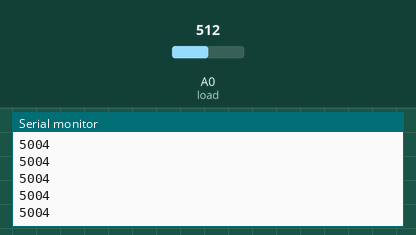
Simulated run of this sketch. Board: Arduino Uno, built with avr-gcc and run on an emulated ATmega328P. Parts: the last lines printed to the serial monitor. Inputs (shaded band) come from the test bench; at power-on: A0 (load) = 512.

Above: at 1.2 s.
1.3 s: A0 (load) set to 716
At 1.63 s:
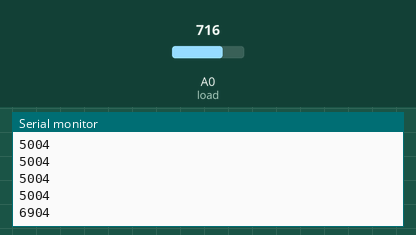
2.8 s: A0 (load) set to 900
At 2.98 s:
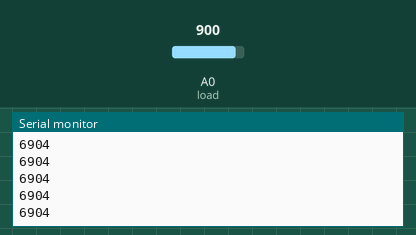
Timing chart, 0 to 5.8 s (numbered marks = the images above; inputs shaded):
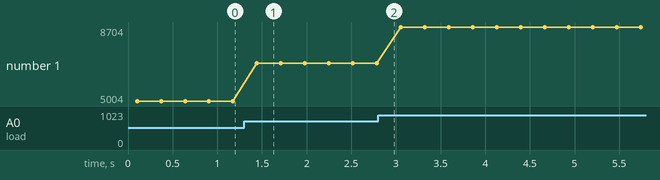

Measured:
- after the input at 1.3 s, the serial monitor: prints a new line after 0.14 s (image 1)
- plotted number 1: 5004 → 6904 after the input at 1.3 s, 6904 → 8704 after the input at 2.8 s

The sketch:

ir_trackplusdayabaterai.ino
```cpp
#include <IRremote.h>

#define load A0

IRsend irsend;

int baterai;
int persentase;
String spersen;
String whole;
char c[]= "04";
char d[9];

void setup()
{
  Serial.begin(9600);
}

void loop() {
    //irsend.sendSony(0xB9921, 20);
    //delay(100);
    //irsend.sendSony(0xB9921, 20);
    //delay(100);
    //irsend.sendSony(0xB9921, 20);
    delay(100);
    hitungbatre();
    delay(100);
}

void hitungbatre()
{
  baterai = analogRead(load);
  //Serial.println(baterai);
  persentase = (baterai/1023.0)*100;
  //Serial.println(persentase);
  spersen = String(persentase,DEC);
  // Serial.println(spersen);
  whole += spersen;
  whole += c;
  whole.toCharArray(d,16);
  //Serial.println(d);
  // irsend.sendSony(c, 20);
  //char BT_Input_Code[] = "2FD48B7";    //For example
  unsigned long value = strtoul(d, NULL, 10);
  Serial.println(value,DEC);
  irsend.sendSony(value, 32);
  whole="";

}
```
